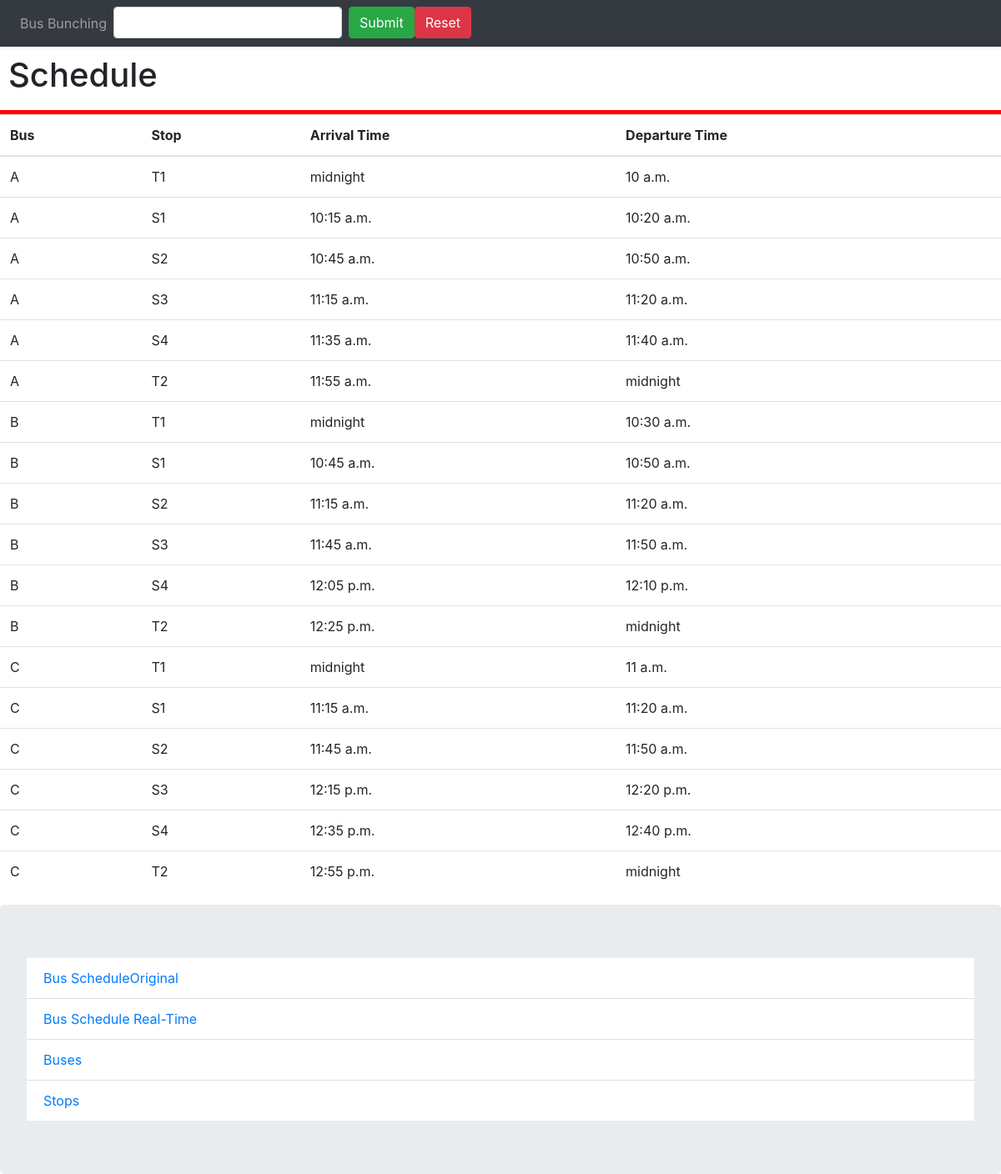
The app's page /bus-schedule with its own data.
### bus/models.py (models this page shows, shortened)
class BusStop(models.Model):
    bus = models.ForeignKey(Bus, on_delete=models.CASCADE)
    stop = models.ForeignKey(Stop, on_delete=models.CASCADE)
    route = models.ForeignKey(Route, on_delete=models.CASCADE, null=True)
    arrival = models.TimeField()
    departure = models.TimeField()

class Bus(models.Model):
    name = models.CharField(max_length=30)
    route = models.ForeignKey(Route, on_delete=models.CASCADE)
    next = models.CharField(max_length=30)
    prev = models.CharField(max_length=30)
    def __str__(self):
        return self.name

class Stop(models.Model):
    name = models.CharField(max_length=30)
    route = models.ForeignKey(Route, on_delete=models.CASCADE)
    distance = models.IntegerField(default=0)
    time = models.IntegerField(default=0)
    next = models.CharField(max_length=30)
    prev = models.CharField(max_length=30)
    def __str__(self):
        return self.name

### bus/views.py (the view)
# urls.py: path('bus-schedule', schedule, name='schedule'),
def schedule(request):
    route = Route.objects.get(name='Route 1')
    sch = BusStop.objects.filter(route=route)
    context = {
        'schedule': sch,
    }
    template = 'schedule.html'
    return render(request, template, context)

### bus/templates/schedule.html (shortened to what this page needs)
{% extends 'base.html' %}
{% block heading %}
Schedule
{% endblock heading %}
{% block body %}
<table class="table">
    <thead>
        <tr>
            <th>Bus</th>
            <th>Stop</th>
            <th>Arrival Time</th>
            <th>Departure Time</th>
        </tr>
    </thead>
    <tbody>
        {% for s in schedule %}
        <tr>
            <td>{{ s.bus }}</td>
            <td>{{ s.stop }}</td>
            <td>{{ s.arrival }}</td>
            <td>{{ s.departure }}</td>
        </tr>
        {% endfor %}
    </tbody>
    </table>
{% endblock body %}

### bus/templates/base.html (shortened to what this page needs)
<!DOCTYPE html>
<html lang="en">
<head>
    <link href="https://stackpath.bootstrapcdn.com/bootstrap/4.4.1/css/bootstrap.min.css" rel="stylesheet"
>
</head>
<body>
    <nav class="navbar navbar-expand-sm bg-dark navbar-dark">
        <ul class="navbar-nav">
            <li class="nav-item"><a href="{% url 'bus:home' %}" class="nav-link">Bus Bunching</a></li>
            <li class="nav-item">
                <form action="{% url 'bus:sys_time' %}" method="post" class="form-inline">
                    <input class="form-control mr-sm-2" type="text" name="time" id="time"
                        value="{{request.session.time}}"><br />
                    <button type="submit" class="btn btn-success">Submit</button>
                </form>
            </li>
            <li class="nav-item "><a class="btn btn-danger" href="{% url 'bus:reset' %}">Reset</a></li>
        </ul>
    </nav>
    <h1 style="padding: 10px;">{% block heading %}{% endblock heading %}</h1>
    <div style="width:100%;height:5px;background-color: red;"></div>
    {% block body %}
    {% endblock body %}
    <div class="jumbotron" style="margin-bottom:0">
        <ul class="list-group list-group-flush">
            <li class="list-group-item"><a href="{% url 'bus:schedule' %}">Bus ScheduleOriginal</a></li>
            <li class="list-group-item"><a href="{% url 'bus:real-schedule' %}">Bus Schedule Real-Time</a></li>
            <li class="list-group-item"><a href="{% url 'bus:bus' %}">Buses</a></li>
            <li class="list-group-item"><a href="{% url 'bus:stop' %}">Stops</a></li>
        </ul>
    </div>
</body>
</html>

### records on screen
BusStop: bus "A", stop "T1", arrival "midnight", departure "10 a.m."
BusStop: bus "A", stop "S1", arrival "10:15 a.m.", departure "10:20 a.m."
BusStop: bus "A", stop "S2", arrival "10:45 a.m.", departure "10:50 a.m."
BusStop: bus "A", stop "S3", arrival "11:15 a.m.", departure "11:20 a.m."
BusStop: bus "A", stop "S4", arrival "11:35 a.m.", departure "11:40 a.m."
BusStop: bus "A", stop "T2", arrival "11:55 a.m.", departure "midnight"
BusStop: bus "B", stop "T1", arrival "midnight", departure "10:30 a.m."
BusStop: bus "B", stop "S1", arrival "10:45 a.m.", departure "10:50 a.m."
BusStop: bus "B", stop "S2", arrival "11:15 a.m.", departure "11:20 a.m."
BusStop: bus "B", stop "S3", arrival "11:45 a.m.", departure "11:50 a.m."
BusStop: bus "B", stop "S4", arrival "12:05 p.m.", departure "12:10 p.m."
BusStop: bus "B", stop "T2", arrival "12:25 p.m.", departure "midnight"
BusStop: bus "C", stop "T1", arrival "midnight", departure "11 a.m."
BusStop: bus "C", stop "S1", arrival "11:15 a.m.", departure "11:20 a.m."
BusStop: bus "C", stop "S2", arrival "11:45 a.m.", departure "11:50 a.m."
BusStop: bus "C", stop "S3", arrival "12:15 p.m.", departure "12:20 p.m."
BusStop: bus "C", stop "S4", arrival "12:35 p.m.", departure "12:40 p.m."
BusStop: bus "C", stop "T2", arrival "12:55 p.m.", departure "midnight"
